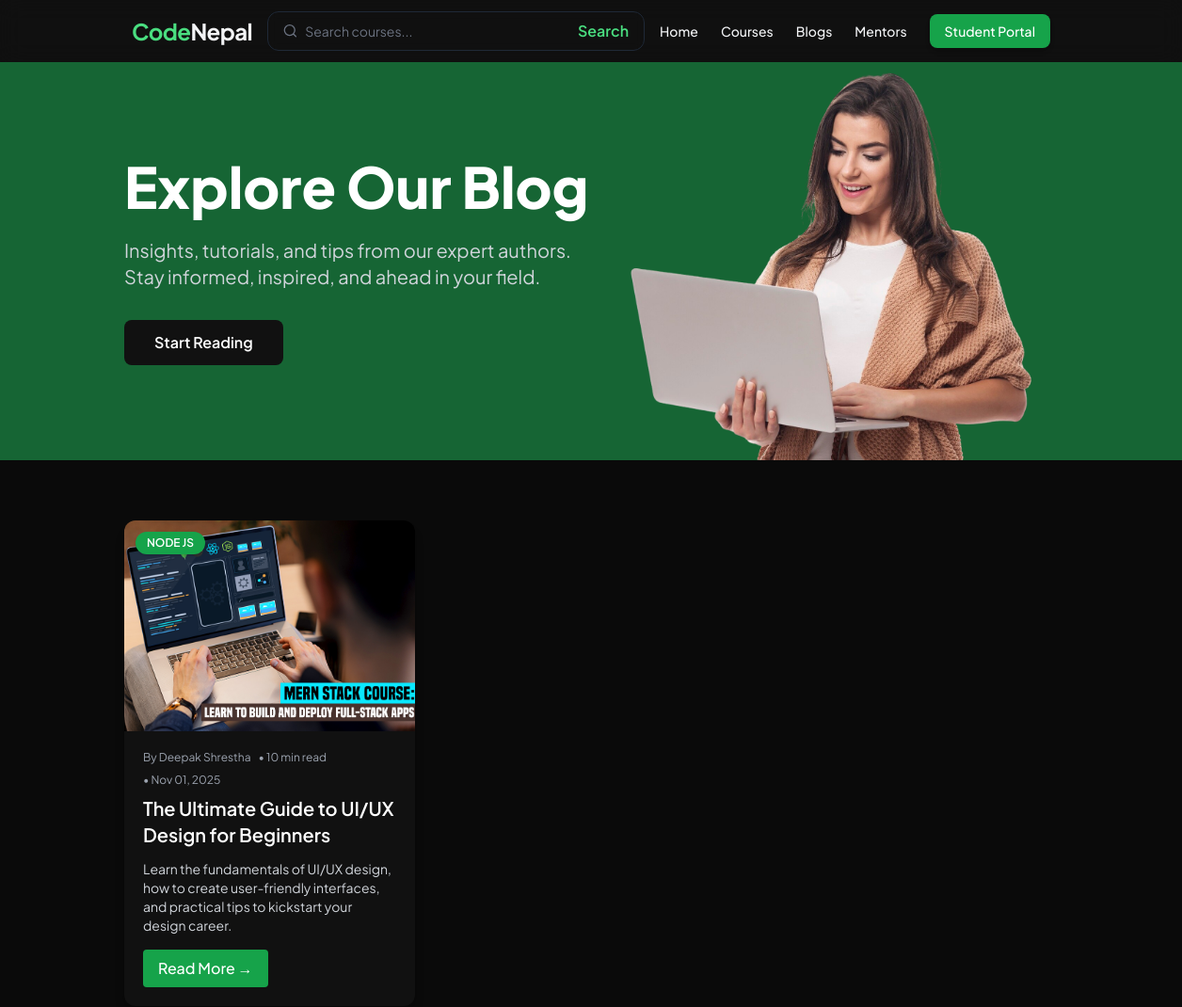
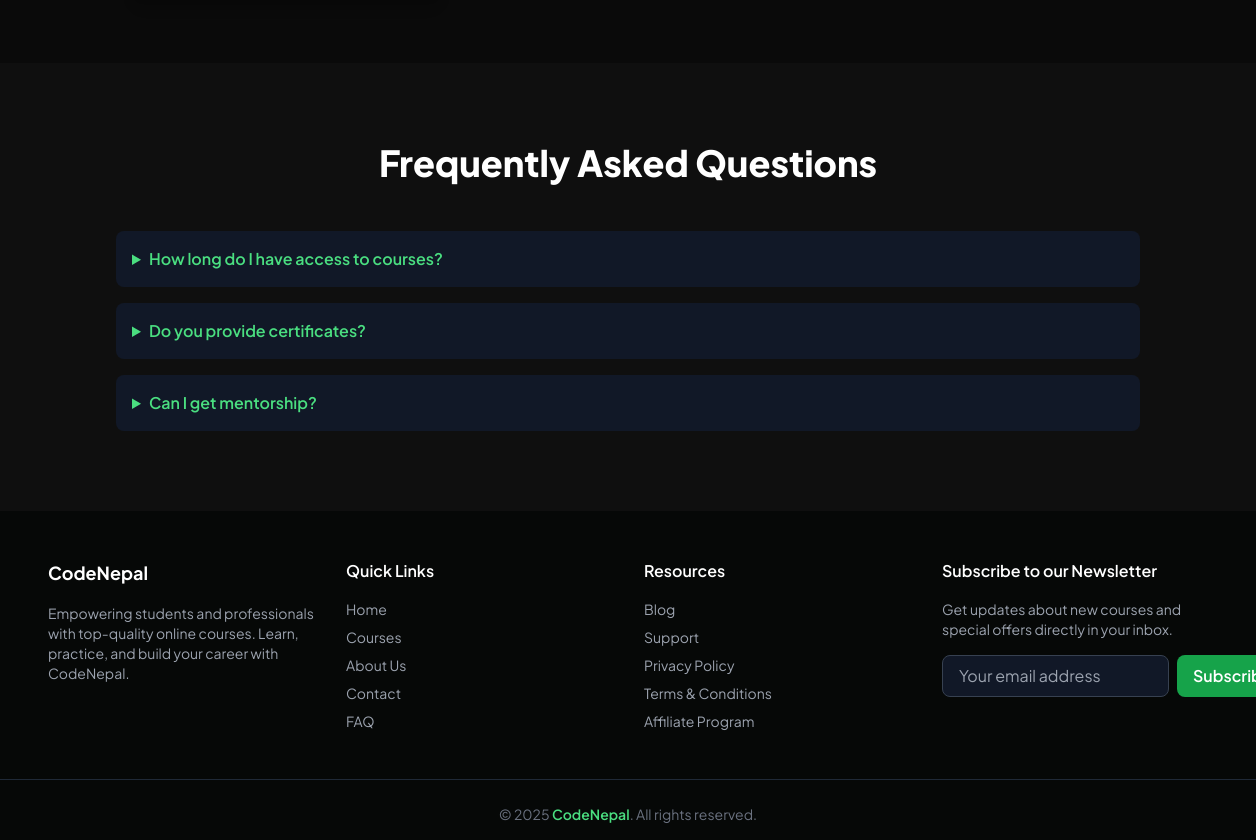
Screenshot of /blog/ with the database file from the repository (2 pictures, top to bottom).
### blogs/models.py (models this page shows, shortened)
class BlogPost(models.Model):
    STATUS_CHOICES = [
        ('draft', 'Draft'),
        ('published', 'Published'),
    ]
    title = models.CharField(max_length=200, unique=True)
    slug = models.SlugField(unique=True, blank=True)
    author = models.ForeignKey(settings.AUTH_USER_MODEL, on_delete=models.SET_NULL, null=True, related_name="blog_posts")
    category = models.ForeignKey(BlogCategory, on_delete=models.SET_NULL, null=True, related_name="posts")
    meta_title = models.CharField(max_length=70, blank=True, help_text="Custom SEO title (recommended under 70 chars)")
    meta_description = models.TextField(max_length=160, blank=True, help_text="Custom SEO description (recommended under 160 chars)")
    keywords = models.CharField(max_length=255, blank=True, help_text="Comma-separated SEO keywords")
    excerpt = models.TextField(max_length=300, blank=True, help_text="Short summary for cards/previews")
    content = RichTextUploadingField()
    featured_image = models.ImageField(upload_to="blog/featured/", null=True, blank=True)
    read_time = models.PositiveIntegerField(default=3, help_text="Estimated reading time in minutes")
    status = models.CharField(max_length=10, choices=STATUS_CHOICES, default='draft')
    views = models.PositiveIntegerField(default=0)
    is_published = models.BooleanField(default=True)
    created_at = models.DateTimeField(auto_now_add=True)
    updated_at = models.DateTimeField(auto_now=True)
    published_at = models.DateTimeField(default=timezone.now)
    class Meta:
        ordering = ['-published_at']
        indexes = [
            models.Index(fields=['slug']),
            models.Index(fields=['status']),
            models.Index(fields=['published_at']),
        ]
    def get_absolute_url(self):
        return f"/blog/{self.slug}/"

class BlogCategory(models.Model):
    name = models.CharField(max_length=100, unique=True)
    slug = models.SlugField(unique=True, blank=True)
    meta_title = models.CharField(max_length=70, blank=True, help_text="SEO title for category page")
    meta_description = models.TextField(max_length=160, blank=True, help_text="Short SEO description")
    class Meta:
        verbose_name_plural = "Blog Categories"
        ordering = ["name"]

### users/models.py (models this page shows, shortened)
class User(AbstractUser):
    ROLE_CHOICES = (
        ('student', 'Student'),
        ('mentor', 'Mentor'),
        ('admin', 'Admin'),
    )
    role = models.CharField(max_length=10, choices=ROLE_CHOICES, default='student')

### blogs/views.py (the view)
# urls.py: path('', views.blog_list, name='blog_list'),
def blog_list(request):
    posts = BlogPost.objects.filter(is_published=True, status='published').order_by('-published_at')
    categories = BlogCategory.objects.all().order_by('name')  # fetch all categories
    context = {
        'posts': posts,
        'categories': categories
    }
    return render(request, 'blogs/blog_list.html', context)

### templates/blogs/blog_list.html (shortened to what this page needs)
{% extends "base.html" %}
{% load static %}
{% block content %}
{% include 'includes/nav.html' %}
<section class="relative bg-green-800">
  <div class="container mx-auto px-4 py-0 flex flex-col lg:flex-row items-center lg:justify-between">
    <div class="lg:w-1/2 mb-12 lg:mb-0">
      <h1 class="text-5xl md:text-6xl font-extrabold text-white mb-6 leading-tight">
        Explore Our Blog
      </h1>
      <p class="text-gray-300 text-lg md:text-xl mb-8 max-w-lg">
        Insights, tutorials, and tips from our expert authors. Stay informed, inspired, and ahead in your field.
      </p>
      <a href="#blog-list" class="inline-block px-8 py-3 bg-[#111111] text-white font-semibold rounded-lg hover:bg-green-600 transition">
        Start Reading
      </a>
    </div>
    <div class="lg:w-1/2 flex justify-center lg:justify-end">
      <img src="{% static 'images/female_model.png' %}" alt="Female Model" class="w-full max-w-md lg:max-w-lg rounded-xl  animate-fadeInRight">
    </div>
  </div>
</section>
<div class="container mx-auto px-4 py-16" id="blog-list">
  <div class="grid grid-cols-1 md:grid-cols-2 lg:grid-cols-3 gap-8">
    {% for post in posts %}
      <div class="bg-[#111111] text-white rounded-xl shadow-lg hover:shadow-2xl transition-shadow duration-300 overflow-hidden flex flex-col">
        {% if post.featured_image %}
          <div class="relative group">
            <img src="{{ post.featured_image.url }}" alt="{{ post.title }}" class="w-full h-56 object-cover transition-transform duration-300 group-hover:scale-105">
            <span class="absolute top-3 left-3 bg-green-600 text-white text-xs font-semibold uppercase px-3 py-1 rounded-full shadow">
              {% if post.category %}{{ post.category.name }}{% else %}Uncategorized{% endif %}
            </span>
          </div>
        {% endif %}
        <div class="p-5 flex-1 flex flex-col justify-between">
          <div>
            <div class="text-gray-400 text-xs mb-2 flex flex-wrap gap-2">
              <span>By {{ post.author.get_full_name|default:post.author.username }}</span>
              <span>• {{ post.read_time }} min read</span>
              <span>• {{ post.published_at|date:"M d, Y" }}</span>
            </div>
            <h2 class="text-xl font-semibold mb-3 hover:text-green-500 transition-colors duration-200">
              <a href="{{ post.get_absolute_url }}">{{ post.title }}</a>
            </h2>
            <p class="text-gray-300 text-sm mb-4 line-clamp-4">{{ post.excerpt }}</p>
          </div>
          <div class="mt-auto">
            <a href="{{ post.get_absolute_url }}" class="inline-block bg-green-600 text-white font-medium px-4 py-2 rounded hover:bg-green-700 transition">
              Read More →
            </a>
          </div>
        </div>
      </div>
    {% empty %}
      <p class="text-gray-400 col-span-full text-center">No blog posts available.</p>
    {% endfor %}
  </div>
</div>
{% include 'includes/faq.html' %}
{% include 'includes/footer.html' %}
{% endblock %}

### templates/base.html (style rules this page uses)
body { font-family: "Plus Jakarta Sans", sans-serif; background-color: #0a0a0a; color: #d1d5db; scroll-behavior: smooth; }

### rows the page displays
BlogPost: featured_image (picture), category.name "NODE JS", author.get_full_name "Deepak Shrestha", read_time "10", published_at "Nov 01, 2025", title "The Ultimate Guide to UI/UX Design for Beginners", excerpt "Learn the fundamentals of UI/UX design, how to create user-friendly interfaces, and practical tips to kickstart your design career."
